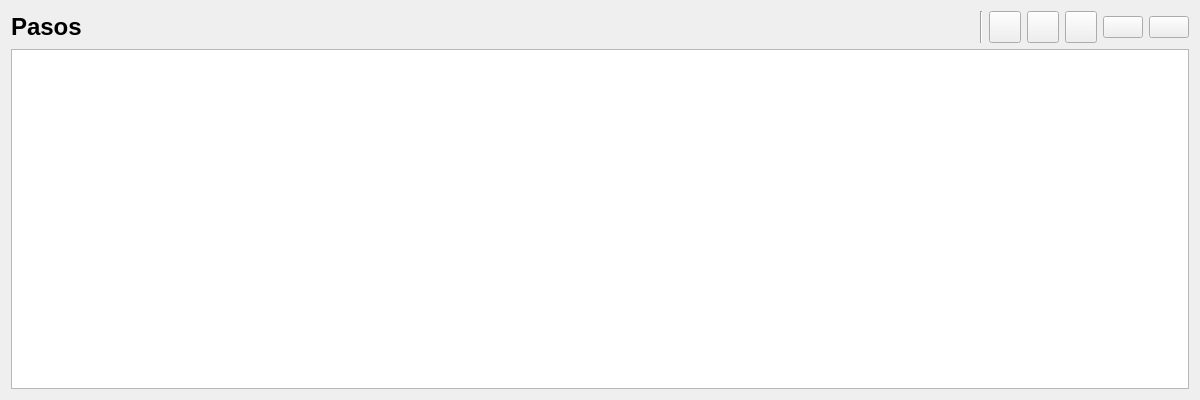
<?xml version="1.0" encoding="UTF-8"?>
<ui version="4.0">
 <class>StepListUI</class>
 <widget class="QWidget" name="StepListUI">
  <property name="geometry">
   <rect>
    <x>0</x>
    <y>0</y>
    <width>1200</width>
    <height>400</height>
   </rect>
  </property>
  <property name="sizePolicy">
   <sizepolicy hsizetype="Preferred" vsizetype="Preferred">
    <horstretch>0</horstretch>
    <verstretch>0</verstretch>
   </sizepolicy>
  </property>
  <property name="minimumSize">
   <size>
    <width>0</width>
    <height>0</height>
   </size>
  </property>
  <layout class="QVBoxLayout" name="verticalLayout">
   <item>
    <layout class="QHBoxLayout" name="horizontalLayout">
     <item>
      <widget class="QLabel" name="stepListTitle">
       <property name="minimumSize">
        <size>
         <width>0</width>
         <height>32</height>
        </size>
       </property>
       <property name="maximumSize">
        <size>
         <width>16777215</width>
         <height>32</height>
        </size>
       </property>
       <property name="font">
        <font>
         <pointsize>18</pointsize>
         <bold>true</bold>
        </font>
       </property>
       <property name="frameShape">
        <enum>QFrame::Shape::NoFrame</enum>
       </property>
       <property name="frameShadow">
        <enum>QFrame::Shadow::Raised</enum>
       </property>
       <property name="text">
        <string>Pasos</string>
       </property>
      </widget>
     </item>
     <item>
      <spacer name="horizontalSpacer">
       <property name="orientation">
        <enum>Qt::Orientation::Horizontal</enum>
       </property>
       <property name="sizeHint" stdset="0">
        <size>
         <width>13</width>
         <height>32</height>
        </size>
       </property>
      </spacer>
     </item>
     <item>
      <widget class="Line" name="separator">
       <property name="orientation">
        <enum>Qt::Orientation::Vertical</enum>
       </property>
      </widget>
     </item>
     <item>
      <widget class="cus::Button" name="addButton">
       <property name="maximumSize">
        <size>
         <width>32</width>
         <height>32</height>
        </size>
       </property>
       <property name="toolTip">
        <string>Insert new step</string>
       </property>
       <property name="toolTipDuration">
        <number>-1</number>
       </property>
       <property name="text">
        <string/>
       </property>
      </widget>
     </item>
     <item>
      <widget class="cus::Button" name="editButton">
       <property name="maximumSize">
        <size>
         <width>32</width>
         <height>32</height>
        </size>
       </property>
       <property name="toolTip">
        <string>Edit current step</string>
       </property>
       <property name="toolTipDuration">
        <number>-1</number>
       </property>
       <property name="text">
        <string/>
       </property>
      </widget>
     </item>
     <item>
      <widget class="cus::Button" name="deleteButton">
       <property name="maximumSize">
        <size>
         <width>32</width>
         <height>32</height>
        </size>
       </property>
       <property name="toolTip">
        <string>Delete current step</string>
       </property>
       <property name="toolTipDuration">
        <number>-1</number>
       </property>
       <property name="text">
        <string/>
       </property>
      </widget>
     </item>
     <item>
      <widget class="cus::Button" name="startButton">
       <property name="text">
        <string/>
       </property>
      </widget>
     </item>
     <item>
      <widget class="cus::Button" name="autoModeButton">
       <property name="text">
        <string/>
       </property>
      </widget>
     </item>
    </layout>
   </item>
   <item>
    <widget class="cus::SelectionTable" name="stepTable">
     <property name="minimumSize">
      <size>
       <width>0</width>
       <height>300</height>
      </size>
     </property>
     <property name="contextMenuPolicy">
      <enum>Qt::ContextMenuPolicy::CustomContextMenu</enum>
     </property>
     <property name="editTriggers">
      <set>QAbstractItemView::EditTrigger::NoEditTriggers</set>
     </property>
     <property name="alternatingRowColors">
      <bool>false</bool>
     </property>
     <property name="selectionMode">
      <enum>QAbstractItemView::SelectionMode::SingleSelection</enum>
     </property>
     <property name="selectionBehavior">
      <enum>QAbstractItemView::SelectionBehavior::SelectRows</enum>
     </property>
     <property name="showGrid">
      <bool>false</bool>
     </property>
     <property name="columnCount">
      <number>5</number>
     </property>
     <attribute name="horizontalHeaderVisible">
      <bool>false</bool>
     </attribute>
     <attribute name="horizontalHeaderMinimumSectionSize">
      <number>32</number>
     </attribute>
     <attribute name="verticalHeaderVisible">
      <bool>true</bool>
     </attribute>
     <attribute name="verticalHeaderMinimumSectionSize">
      <number>32</number>
     </attribute>
     <column>
      <property name="text">
       <string>Subject</string>
      </property>
     </column>
     <column>
      <property name="text">
       <string>Action</string>
      </property>
     </column>
     <column>
      <property name="text">
       <string>Object</string>
      </property>
     </column>
     <column/>
     <column/>
    </widget>
   </item>
  </layout>
 </widget>
 <customwidgets>
  <customwidget>
   <class>cus::Button</class>
   <extends>QPushButton</extends>
   <header location="global">custom/widgets/button/button.h</header>
  </customwidget>
  <customwidget>
   <class>cus::SelectionTable</class>
   <extends>QTableWidget</extends>
   <header location="global">custom/widgets/selectionTable/selectiontable.h</header>
  </customwidget>
 </customwidgets>
 <resources/>
 <connections/>
</ui>
